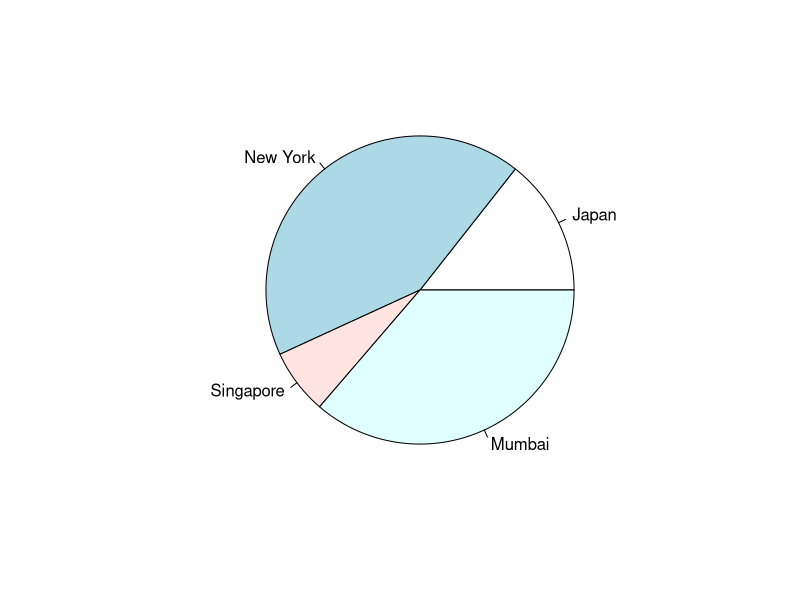

R code for this plot:
# Create data for the graph.
x <- c(21, 62, 10, 53)
labels <- c("Japan", "New York", "Singapore", "Mumbai")

# Give the chart file a name.
# png(file = "city.png")

# Plot the chart.
pie(x,labels)

# Save the file.
# dev.off()